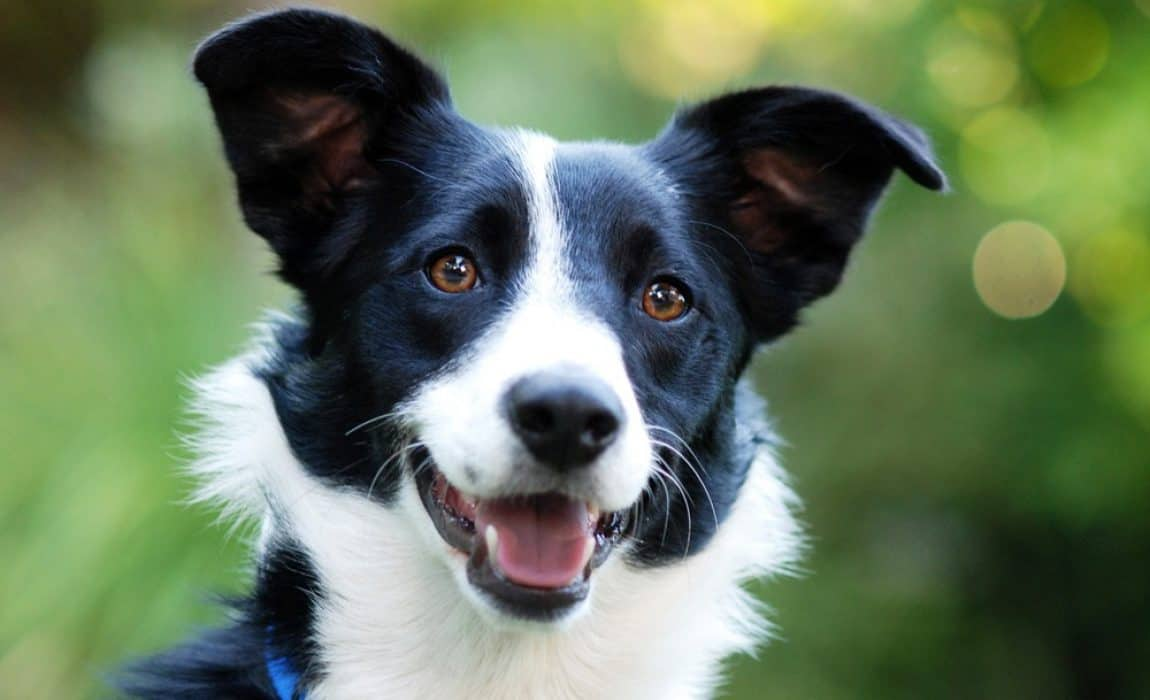
#> input picture Lab/Project_1/dog.jpeg, 1150 x 700 px
$ jupyter execute 22127103.ipynb
#> lines starting #> are read from the running program, lines starting #| are printed output that depends on the picture
# Project 01 - Color Compression

## Thông tin sinh viên

- Họ và tên: Lê Thị Hồng Hạnh
- MSSV: 22127103
- Lớp: 22CLC07

## Import các thư viện liên quan

[cell 1]
import numpy as np
import matplotlib.pyplot as plt
from PIL import Image

## Helper functions

[cell 2]
def read_img(img_path):
    '''
    Read image from img_path

    Parameters
    ----------
    img_path : str
        Path of image

    Returns
    -------
        Image (2D)
    '''

    # YOUR CODE HERE
    img_2d = Image.open(img_path)
    if img_2d.mode != 'RGB':
        img_2d = img_2d.convert('RGB')
    img_2d = np.array(img_2d)
    return img_2d


def show_img(img_2d):
    '''
    Show image

    Parameters
    ----------
    img_2d : <your type>
        Image (2D)
    '''

    # YOUR CODE HERE
    plt.imshow(img_2d)


def save_img(img_2d, img_path):
    '''
    Save image to img_path

    Parameters
    ----------
    img_2d : <your type>
        Image (2D)
    img_path : str
        Path of image
    '''

    # YOUR CODE HERE
    try:
      img = Image.fromarray(np.uint8(img_2d))
      dot_index = img_path.rfind('.')
      img.save(img_path, img_path[dot_index+1:])
    except KeyError:
      print('Can not save compressed image. The extension is invalid')
    except IOError:
      print('Can not save compressed image. The path is invalid')


def convert_img_to_1d(img_2d):
    '''
    Convert 2D image to 1D image

    Parameters
    ----------
    img_2d : <your type>
        Image (2D)

    Returns
    -------
        Image (1D)
    '''

    # YOUR CODE HERE
    img_1d = img_2d.reshape(img_2d.shape[0] * img_2d.shape[1], img_2d.shape[2])
    #convert from uint8 to int64 in order to calculate distance correctly
    img_1d = img_1d.astype(float)
    return img_1d


def kmeans(img_1d, k_clusters, max_iter=100, init_centroids='random'):
    '''
    K-Means algorithm

    Parameters
    ----------
    img_1d : np.ndarray with shape=(height * width, num_channels)
        Original (1D) image
    k_clusters : int
        Number of clusters
    max_iter : int
        Max iterator
    init_centroids : str, default='random'
        The method used to initialize the centroids for K-means clustering
        'random' --> Centroids are initialized with random values between 0 and 255 for each channel
        'in_pixels' --> A random pixel from the original image is selected as a centroid for each cluster

    Returns
    -------
    centroids : np.ndarray with shape=(k_clusters, num_channels)
        Stores the color centroids for each cluster
    labels : np.ndarray with shape=(height * width, )
        Stores the cluster label for each pixel in the image
    '''

    # YOUR CODE HERE
    centroids = initialize_centroids(img_1d, k_clusters, init_centroids).astype(float)
    for i in range (max_iter):
        #calculate distance between all pixels and centroids
        difference = img_1d - centroids[:, np.newaxis, :]
        distance = np.linalg.norm(difference, axis=2)
        #find the smallest distance from each pixels to all centroids and assign the index of centroids to labels
        labels = np.argmin(distance, axis=0)
        #update centroids
        new_centroids = np.copy(centroids)
        for j in range (k_clusters):
            cluster_j = img_1d[labels == j, :]
            if len(cluster_j) == 0:
                continue
            new_centroids[j] = np.average(cluster_j, axis=0)
        if np.allclose(new_centroids, centroids, atol=1):
            break
        max_iter-=1
        centroids = new_centroids
    return centroids, labels


def generate_2d_img(img_2d_shape, centroids, labels):
    '''
    Generate a 2D image based on K-means cluster centroids

    Parameters
    ----------
    img_2d_shape : tuple (height, width, 3)
        Shape of image
    centroids : np.ndarray with shape=(k_clusters, num_channels)
        Store color centroids
    labels : np.ndarray with shape=(height * width, )
        Store label for pixels (cluster's index on which the pixel belongs)

    Returns
    -------
        New image (2D)
    '''

    # YOUR CODE HERE
    new_img_2d = [centroids[i] for i in labels]
    new_img_2d = np.array(new_img_2d)
    new_img_2d = new_img_2d.reshape(img_2d_shape)
    new_img_2d = new_img_2d.astype(np.uint8)
    return new_img_2d


# Your additional functions here
def initialize_centroids(img_1d, k_clusters, init_centroids):
    centroids = None
    if init_centroids == 'random':
        centroids = np.random.choice(256, size=(k_clusters, img_1d.shape[1]), replace=False)
    elif init_centroids == 'in_pixels':
        unique_rows = np.unique(img_1d, axis=0)
        centroids = unique_rows[np.random.choice(unique_rows.shape[0], size=k_clusters, replace=False)]
    else:
        raise ValueError("Invalid initialization method. The method used to initialize the centroids must be 'random' or 'in_pixels")
    return centroids

def create_new_img_path(old_img_path, extension):
    dot_index = old_img_path.rfind('.')
    new_img_path = old_img_path[:dot_index] + '_compressed' + extension
    return new_img_path

## Your tests

[cell 3]
# [13 lines of commented-out code are left out]

## Main FUNCTION

[cell 4]
# YOUR CODE HERE
def main():
    img_path = input('Enter img_path:')
#> the answer given: ../dog.jpeg
    k = int(input('Enter k:'))
#> the answer given: 3
    #read image
    img_2d = read_img(img_path)
#> in read_img, img_2d is the input picture: PIL image 1150x700 RGB; mean R, G, B 101.5, 119, 91.7
    #convert img_2d to img_1d
    img_1d = convert_img_to_1d(img_2d)
    #apply kmeans clustering
    centroids, labels = kmeans(img_1d, k)
#> in kmeans, `centroids = initialize_centroids(img_1d, k_clusters, init_centroids).a..`: centroids = [[158, 83, 170], [101, 150, 200], [118, 236, 63]]
#> the loop in kmeans, `for i in range (max_iter):` made 5 passes
#> after the loop in kmeans, `for i in range (max_iter):`: max_iter = 96
#> centroids = [[35.57, 46.74, 34.57], [212, 219.9, 218.5], [121.2, 148, 97.28]]
    #generate new image
    new_img_2d = generate_2d_img(img_2d.shape, centroids, labels)
#> in generate_2d_img, `new_img_2d = [centroids[i] for i in labels]`: new_img_2d = 805000 items
#> in generate_2d_img, `new_img_2d = new_img_2d.reshape(img_2d_shape)`:
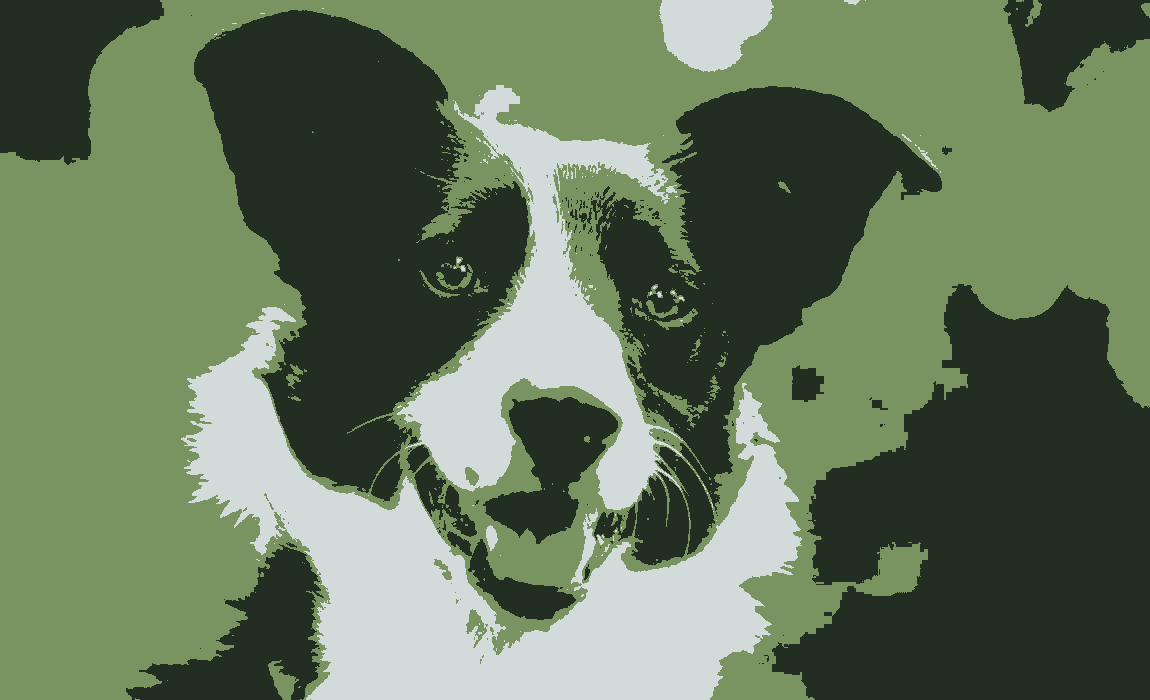
#> new_img_2d: shape (700, 1150, 3) float64; mean of channels 0, 1, 2 101.2, 118.7, 91.4; drawn as R, G, B
    ans = input('Do you want to save picture(y/n):')
#> the answer given: out.png
    if ans == 'yes' or ans == 'y':
        extension = input('Enter the extension of file (.jpeg, .png, .pdf,...):')
        #create new image path and save image
        new_img_path = create_new_img_path(img_path, extension)
        save_img(new_img_2d, new_img_path)
    #show compressed image
    print('Compressed image:')
    show_img(new_img_2d)
